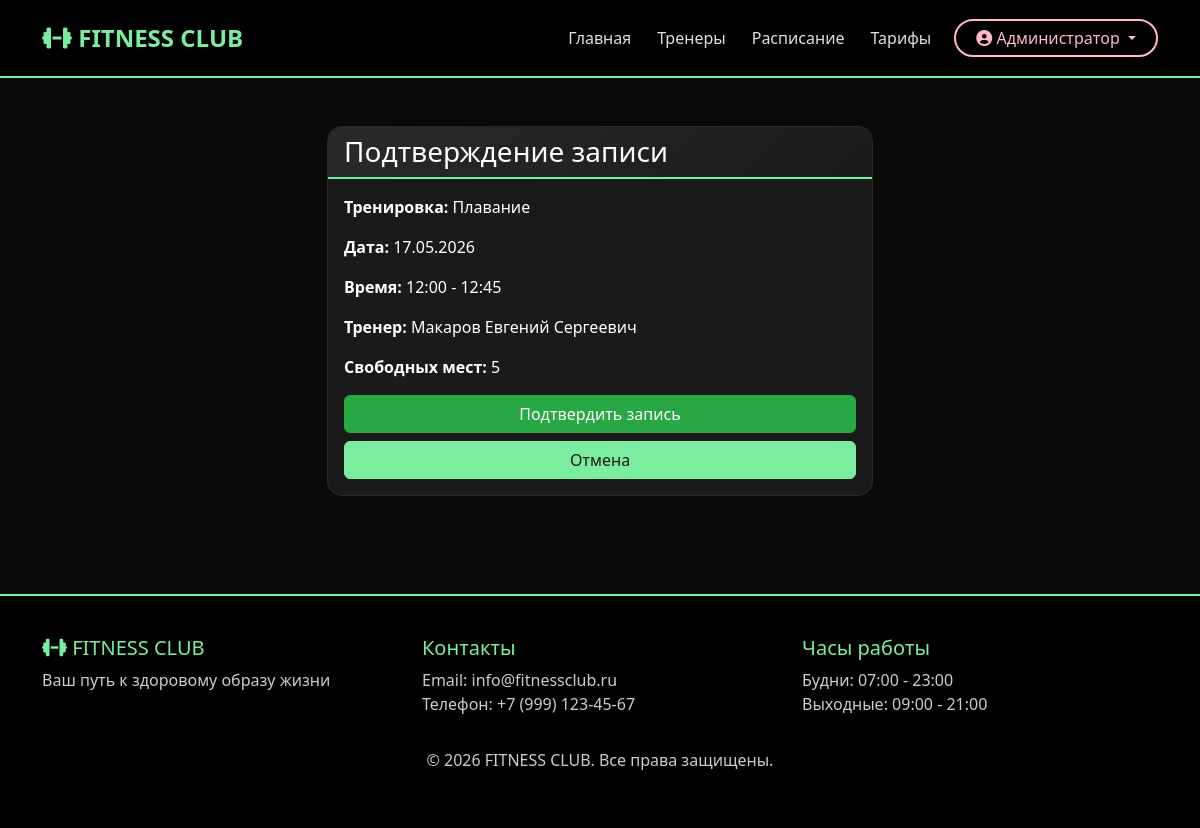
/schedule/30/book/ (signed in), run on the app's committed database.
### users/models.py (models this page shows, shortened)
class User(AbstractUser):
    first_name = None
    last_name = None
    username = None
    full_name = models.CharField('ФИО', max_length=200)
    email = models.EmailField('Email', unique=True)
    phone = models.CharField('Телефон', max_length=12, blank=True, unique=True)
    birth_date = models.DateField('Дата рождения', null=True, blank=True)
    is_trainer = models.BooleanField('Тренер', default=False)
    tariff_name = models.CharField('Название тарифа', max_length=100, blank=True, null=True)
    tariff_price = models.DecimalField('Цена тарифа', max_digits=10, decimal_places=2, blank=True, null=True)
    tariff_duration = models.IntegerField('Длительность тарифа (дней)', blank=True, null=True)
    tariff_purchase_date = models.DateField('Дата покупки', auto_now_add=True, null=True)
    tariff_end_date = models.DateField('Дата окончания тарифа', blank=True, null=True)
    tariff_type = models.CharField(  'Тип тарифа',max_length=20,choices=[('day', 'Дневной (до 17:00)'), ('evening', 'Вечерний (после 17:00)'), ('unlimited', 'Безлимитный')],blank=True,null=True)
    tariff_has_personal = models.BooleanField('Доступ к персональным тренировкам', default=False)
    USERNAME_FIELD = 'email'
    REQUIRED_FIELDS = ['full_name']
    def has_active_tariff(self):
        if self.tariff_end_date:
            return self.tariff_end_date >= date.today()
        return False
    def can_book_workout(self, workout_time):
        if not self.has_active_tariff():
            return False, 'У вас нет активного тарифа. Приобретите тариф для записи на тренировки.'
        hour = workout_time.hour
        if self.tariff_type == 'day' and hour >= 17:
            return False, 'Ваш дневной тариф действует только до 17:00.'
        if self.tariff_type == 'evening' and hour < 17:
            return False, 'Ваш вечерний тариф действует только после 17:00.'
        return True, 'OK'
    class Meta:
        verbose_name = 'Пользователь'
        verbose_name_plural = 'Пользователи'

### main/models.py (models this page shows, shortened)
class Schedule(models.Model):
    STATUS_CHOICES = [ ('active', 'Активна'),('cancelled', 'Отменена'),]
    workout = models.ForeignKey(Workout, on_delete=models.CASCADE, verbose_name='Тренировка')
    date = models.DateField('Дата')
    start_time = models.TimeField('Время начала')
    status = models.CharField('Статус', max_length=20, choices=STATUS_CHOICES)
    booked_places = models.IntegerField('Записано человек', default=0)
    @property
    def end_time(self):
        start = datetime.combine(self.date, self.start_time)
        end = start + timedelta(minutes=self.workout.duration_minutes)
        return end.time()
    @property
    def available_places(self):
        return self.workout.max_participants - self.booked_places
    class Meta:
        verbose_name = 'Расписание'
        verbose_name_plural = 'Расписания'

class Workout(models.Model):
    DIFFICULTY_CHOICES = [('beginner', 'Начинающий'),('intermediate', 'Средний'),('advanced', 'Продвинутый'),]
    name = models.CharField('Название', max_length=50, unique=True)
    description = models.TextField('Описание')
    duration_minutes = models.IntegerField('Длительность (мин)')
    difficulty = models.CharField('Сложность', max_length=20 , choices=DIFFICULTY_CHOICES)
    goals = models.CharField('Цели', max_length=100)
    max_participants = models.IntegerField('Макс. участников', default=20)
    trainer = models.ForeignKey('users.User', on_delete=models.SET_NULL, null=True, verbose_name='Тренер', limit_choices_to={'is_trainer': True})
    image = models.ImageField('Изображение', upload_to='workouts/')
    class Meta:
        verbose_name = 'Тренировка'
        verbose_name_plural = 'Тренировки'

### main/views.py (the view, shortened to what this page needs)
# urls.py: path('schedule/<int:schedule_id>/book/', views.book_workout, name='book_workout'),
@login_required
def book_workout(request, schedule_id):
    schedule = get_object_or_404(Schedule, id=schedule_id)
    user_name = request.user.full_name
    logger.info(f'Пользователь {user_name} пытается записаться на тренировку: {schedule.workout.name} ({schedule.date} {schedule.start_time})')
    now = timezone.now()
    workout_datetime = datetime.combine(schedule.date, schedule.start_time)
    if timezone.is_naive(workout_datetime):
        workout_datetime = timezone.make_aware(workout_datetime)
    if workout_datetime < now:
        logger.warning(f'ОТКАЗАНО: Пользователь {user_name} попытался записаться на ПРОШЕДШУЮ тренировку: {schedule.workout.name} ({schedule.date})')
        messages.error(request, 'Нельзя записаться на тренировку, которая уже прошла')
        return redirect('main:schedule_list')
    if schedule.status != 'active':
        logger.warning(f'ОТКАЗАНО: Пользователь {user_name} попытался записаться на НЕАКТИВНУЮ тренировку: {schedule.workout.name}')
        messages.error(request, 'Эта тренировка отменена или уже недоступна')
        return redirect('main:schedule_list')
    if schedule.workout.trainer == request.user:
        logger.warning(f' ОТКАЗАНО: Тренер {user_name} попытался записаться на СВОЮ тренировку: {schedule.workout.name}')
        messages.error(request, 'Вы не можете записаться на собственную тренировку')
        return redirect('main:schedule_list')
    if not request.user.has_active_tariff():
        logger.warning(f' ОТКАЗАНО: Пользователь {user_name} без АКТИВНОГО ТАРИФА пытался записаться на тренировку: {schedule.workout.name}')
        messages.error(request, 'У вас нет активного тарифа. Приобретите тариф для записи на тренировки.')
        return redirect('main:tariff_list')
    workout_time = schedule.start_time
    can_book, error_message = request.user.can_book_workout(workout_time)
    if not can_book:
        logger.warning(f'ОТКАЗАНО: Пользователь {user_name} - {error_message}')
        messages.error(request, error_message)
        return redirect('main:schedule_list')
    if schedule.available_places <= 0:
        logger.warning(f'ОТКАЗАНО: Пользователь {user_name} - нет свободных мест на тренировку: {schedule.workout.name}')
        messages.error(request, 'Нет свободных мест на эту тренировку')
        return redirect('main:schedule_list')
    existing_booking = Booking.objects.filter(user=request.user, schedule=schedule).first()
    if existing_booking and existing_booking.status == 'active':
        logger.warning(f' Пользователь {user_name} уже записан на тренировку: {schedule.workout.name}')
        messages.warning(request, 'Вы уже записаны на эту тренировку')
        return redirect('main:schedule_list')
    return render(request, 'book_workout.html', {'schedule': schedule})

### main/templates/book_workout.html (shortened to what this page needs)
{% extends 'base.html' %}
{% block content %}
<div class="container py-5">
    <div class="row">
        <div class="col-md-6 mx-auto">
            <div class="card">
                <div class="card-header bg-primary text-white">
                    <h3 class="mb-0">Подтверждение записи</h3>
                </div>
                <div class="card-body">
                    <p><strong>Тренировка:</strong> {{ schedule.workout.name }}</p>
                    <p><strong>Дата:</strong> {{ schedule.date|date:"d.m.Y" }}</p>
                    <p><strong>Время:</strong> {{ schedule.start_time|time:"H:i" }} - {{ schedule.end_time|time:"H:i" }}</p>
                    <p><strong>Тренер:</strong> {{ schedule.workout.trainer.full_name|default:"Не назначен" }}</p>
                    <p><strong>Свободных мест:</strong> {{ schedule.available_places }}</p>
                    <form method="post">
                        <button type="submit" class="btn btn-success w-100">Подтвердить запись</button>
                        <a href="{% url 'main:schedule_list' %}" class="btn btn-secondary w-100 mt-2">Отмена</a>
                    </form>
                </div>
            </div>
        </div>
    </div>
</div>
{% endblock %}

### main/templates/base.html (shortened to what this page needs)
<!DOCTYPE html>
<html lang="ru">
<head>
    <link href="https://cdn.jsdelivr.net/npm/bootstrap@5.3.0/dist/css/bootstrap.min.css" rel="stylesheet">
    <link rel="stylesheet" href="https://cdnjs.cloudflare.com/ajax/libs/font-awesome/6.4.0/css/all.min.css">
</head>
<body>
    <nav class="navbar navbar-expand-lg navbar-dark bg-dark">
        <div class="container">
            <a class="navbar-brand" href="{% url 'main:home' %}">
                <i class="fas fa-dumbbell"></i> FITNESS CLUB
            </a>
            <div class="collapse navbar-collapse" id="navbarNav">
                <ul class="navbar-nav ms-auto">
                    <li class="nav-item">
                        <a class="nav-link" href="{% url 'main:home' %}">Главная</a>
                    </li>
                    <li class="nav-item">
                        <a class="nav-link" href="{% url 'main:trainer_list' %}">Тренеры</a>
                    </li>
                    <li class="nav-item">
                        <a class="nav-link" href="{% url 'main:schedule_list' %}">Расписание</a>
                    </li>
                    <li class="nav-item">
                        <a class="nav-link" href="{% url 'main:tariff_list' %}">Тарифы</a>
                    </li>
                </ul>
                <div class="d-flex">
                    {% if user.is_authenticated %}
    <div class="dropdown">
        <button class="btn btn-profile dropdown-toggle" type="button" data-bs-toggle="dropdown">
    <i class="fas fa-user-circle"></i> {{ user.full_name }}
</button>
    </div>
                    {% endif %}
                </div>
            </div>
        </div>
    </nav>
    <main>
        {% block content %}
        {% endblock %}
    </main>
    <footer class="footer">
        <div class="container">
            <div class="row">
                <div class="col-md-4">
                    <h5><i class="fas fa-dumbbell"></i> FITNESS CLUB</h5>
                    <p>Ваш путь к здоровому образу жизни</p>
                </div>
                <div class="col-md-4">
                    <h5>Контакты</h5>
                    <p>Email: info@fitnessclub.ru<br>Телефон: +7 (999) 123-45-67</p>
                </div>
                <div class="col-md-4">
                    <h5>Часы работы</h5>
                    <p>Будни: 07:00 - 23:00<br>Выходные: 09:00 - 21:00</p>
                </div>
            </div>
            <div class="text-center mt-3">
                <p>&copy; 2026 FITNESS CLUB. Все права защищены.</p>
            </div>
        </div>
    </footer>
</body>
</html>

### main/templates/base.html (style rules this page uses)
body { background-color: #0a0a0a; color: #e0e0e0; }
.navbar { background-color: #000000 !important; border-bottom: 2px solid #7bed9f; padding: 15px 0; }
.navbar-dark .navbar-nav .nav-link { color: #e0e0e0 !important; transition: color 0.3s ease; font-weight: 500; margin: 0 5px; }
.navbar-brand { color: #7bed9f !important; font-weight: bold; font-size: 1.5rem; }
.btn-profile { background-color: transparent; border: 2px solid #ffb8c6; color: #ffb8c6 !important; border-radius: 25px; padding: 5px 20px; margin-left: 10px; transition: all 0.3s ease; }
.btn-secondary { background-color: #7bed9f; border-color: #7bed9f; color: #1a1a1a; }
.card { background-color: #1a1a1a; border: 1px solid #2a2a2a; border-radius: 15px; transition: transform 0.3s, box-shadow 0.3s; }
.card-header { background: linear-gradient(135deg, #1a1a1a 0%, #0d0d0d 100%); border-bottom: 2px solid #7bed9f; border-radius: 15px 15px 0 0 !important; }
.card-title, .card h3, .card h4, .card h5 { color: #7bed9f; }
.card-text, .card-body p { color: #c0c0c0; }
.footer { background-color: #000000; color: #888888; padding: 40px 0; margin-top: 50px; border-top: 2px solid #7bed9f; }
.footer h5 { color: #7bed9f; }
a { color: #ffb8c6; text-decoration: none; }
.card-body strong, .amenities-text, .club-amenities { color: #ffffff !important; }
.card-text, .workout-description, .card-body p { color: #ffffff !important; }
.footer p, .footer .text-muted { color: #cccccc !important; }
.card-header h3, .card-header h4 { color: #ffffff !important; }
.card-body { color: #ffffff; }
.card { background-color: #1a1a1a !important; border-color: #2a2a2a !important; }
.card-header { background: linear-gradient(135deg, #2a2a2a 0%, #1a1a1a 100%) !important; border-bottom-color: #7bed9f !important; }
.btn-secondary { background-color: #7bed9f !important; border-color: #7bed9f !important; color: #1a1a1a !important; }
.btn-success { background-color: #28a745 !important; border-color: #28a745 !important; }

### data on the page
User: full_name "Администратор"
Schedule: workout.name "Плавание", date "17.05.2026", start_time "12:00", end_time "12:45", workout.trainer.full_name "Макаров Евгений Сергеевич", available_places "5"
